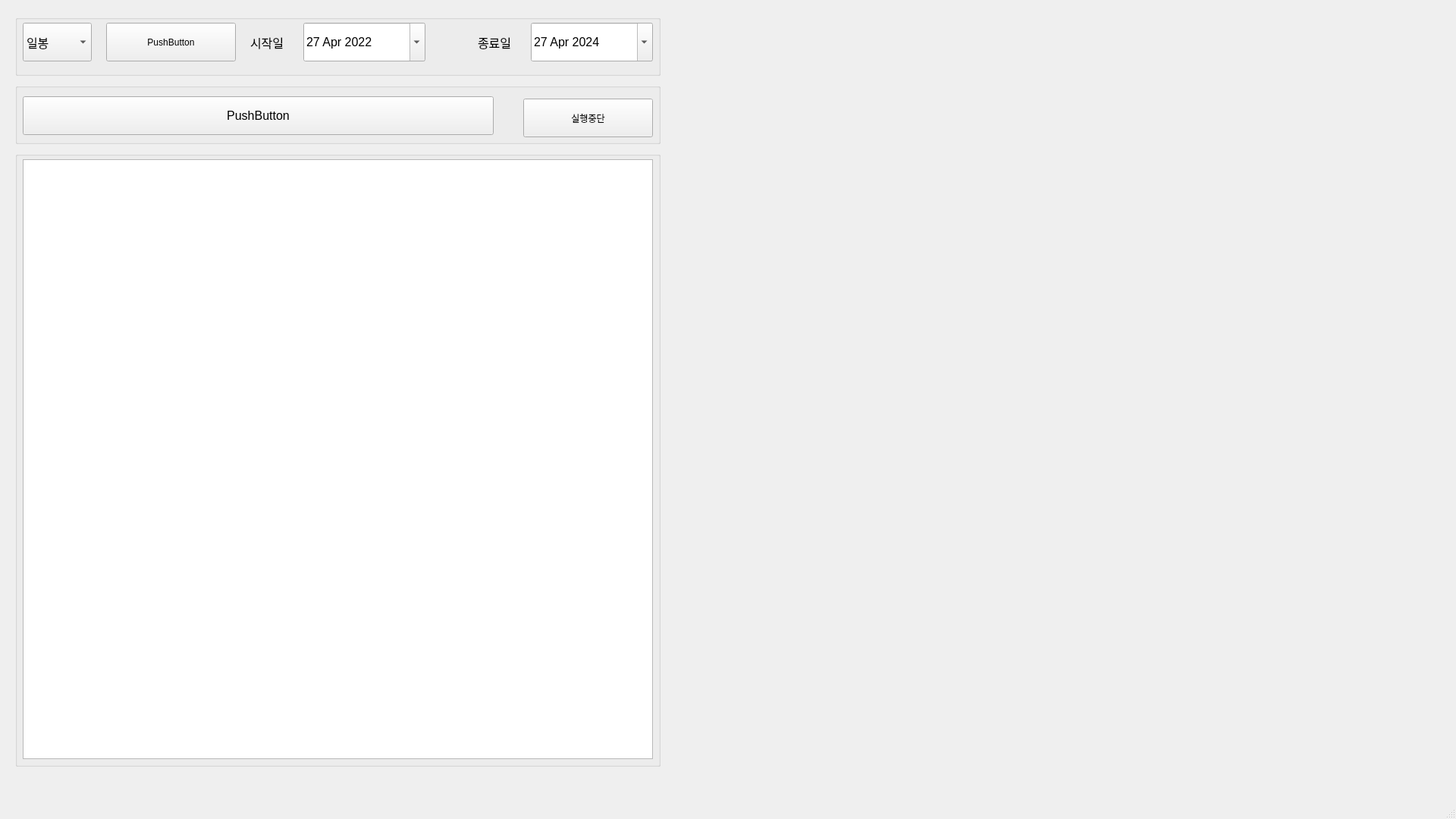
<?xml version="1.0" encoding="UTF-8"?>
<ui version="4.0">
 <class>MainWindow</class>
 <widget class="QMainWindow" name="MainWindow">
  <property name="geometry">
   <rect>
    <x>0</x>
    <y>0</y>
    <width>1920</width>
    <height>1080</height>
   </rect>
  </property>
  <property name="windowTitle">
   <string>MainWindow</string>
  </property>
  <widget class="QWidget" name="centralwidget">
   <widget class="QGroupBox" name="groupBox">
    <property name="geometry">
     <rect>
      <x>20</x>
      <y>20</y>
      <width>851</width>
      <height>80</height>
     </rect>
    </property>
    <property name="title">
     <string/>
    </property>
    <widget class="QComboBox" name="cBoxSelectDayMin">
     <property name="geometry">
      <rect>
       <x>10</x>
       <y>10</y>
       <width>91</width>
       <height>51</height>
      </rect>
     </property>
     <property name="font">
      <font>
       <pointsize>12</pointsize>
      </font>
     </property>
     <item>
      <property name="text">
       <string>일봉</string>
      </property>
     </item>
     <item>
      <property name="text">
       <string>분봉</string>
      </property>
     </item>
    </widget>
    <widget class="QPushButton" name="pushButton">
     <property name="geometry">
      <rect>
       <x>120</x>
       <y>10</y>
       <width>171</width>
       <height>51</height>
      </rect>
     </property>
     <property name="text">
      <string>PushButton</string>
     </property>
    </widget>
    <widget class="QLabel" name="labelStart">
     <property name="geometry">
      <rect>
       <x>310</x>
       <y>10</y>
       <width>71</width>
       <height>51</height>
      </rect>
     </property>
     <property name="font">
      <font>
       <pointsize>12</pointsize>
      </font>
     </property>
     <property name="text">
      <string>시작일</string>
     </property>
    </widget>
    <widget class="QDateEdit" name="dateEditStart">
     <property name="geometry">
      <rect>
       <x>380</x>
       <y>10</y>
       <width>161</width>
       <height>51</height>
      </rect>
     </property>
     <property name="font">
      <font>
       <pointsize>12</pointsize>
      </font>
     </property>
     <property name="calendarPopup">
      <bool>true</bool>
     </property>
     <property name="date">
      <date>
       <year>2022</year>
       <month>4</month>
       <day>27</day>
      </date>
     </property>
    </widget>
    <widget class="QLabel" name="labelEnd">
     <property name="geometry">
      <rect>
       <x>610</x>
       <y>10</y>
       <width>71</width>
       <height>51</height>
      </rect>
     </property>
     <property name="font">
      <font>
       <pointsize>12</pointsize>
      </font>
     </property>
     <property name="layoutDirection">
      <enum>Qt::LeftToRight</enum>
     </property>
     <property name="text">
      <string>종료일</string>
     </property>
    </widget>
    <widget class="QDateEdit" name="dateEditEnd">
     <property name="geometry">
      <rect>
       <x>680</x>
       <y>10</y>
       <width>161</width>
       <height>51</height>
      </rect>
     </property>
     <property name="font">
      <font>
       <pointsize>12</pointsize>
      </font>
     </property>
     <property name="calendarPopup">
      <bool>true</bool>
     </property>
     <property name="date">
      <date>
       <year>2024</year>
       <month>4</month>
       <day>27</day>
      </date>
     </property>
    </widget>
   </widget>
   <widget class="QGroupBox" name="groupBox_2">
    <property name="geometry">
     <rect>
      <x>20</x>
      <y>110</y>
      <width>851</width>
      <height>80</height>
     </rect>
    </property>
    <property name="title">
     <string/>
    </property>
    <widget class="QPushButton" name="btnStartCrawlling">
     <property name="geometry">
      <rect>
       <x>10</x>
       <y>17</y>
       <width>621</width>
       <height>51</height>
      </rect>
     </property>
     <property name="font">
      <font>
       <pointsize>12</pointsize>
      </font>
     </property>
     <property name="text">
      <string>PushButton</string>
     </property>
    </widget>
    <widget class="QPushButton" name="btnQuit">
     <property name="geometry">
      <rect>
       <x>670</x>
       <y>20</y>
       <width>171</width>
       <height>51</height>
      </rect>
     </property>
     <property name="text">
      <string>실행중단</string>
     </property>
    </widget>
   </widget>
   <widget class="QGroupBox" name="groupBox_3">
    <property name="geometry">
     <rect>
      <x>20</x>
      <y>200</y>
      <width>851</width>
      <height>811</height>
     </rect>
    </property>
    <property name="title">
     <string/>
    </property>
    <widget class="QPlainTextEdit" name="pTELog">
     <property name="geometry">
      <rect>
       <x>10</x>
       <y>10</y>
       <width>831</width>
       <height>791</height>
      </rect>
     </property>
    </widget>
   </widget>
  </widget>
  <widget class="QMenuBar" name="menubar">
   <property name="geometry">
    <rect>
     <x>0</x>
     <y>0</y>
     <width>1920</width>
     <height>26</height>
    </rect>
   </property>
  </widget>
  <widget class="QStatusBar" name="statusbar"/>
 </widget>
 <resources/>
 <connections/>
</ui>
